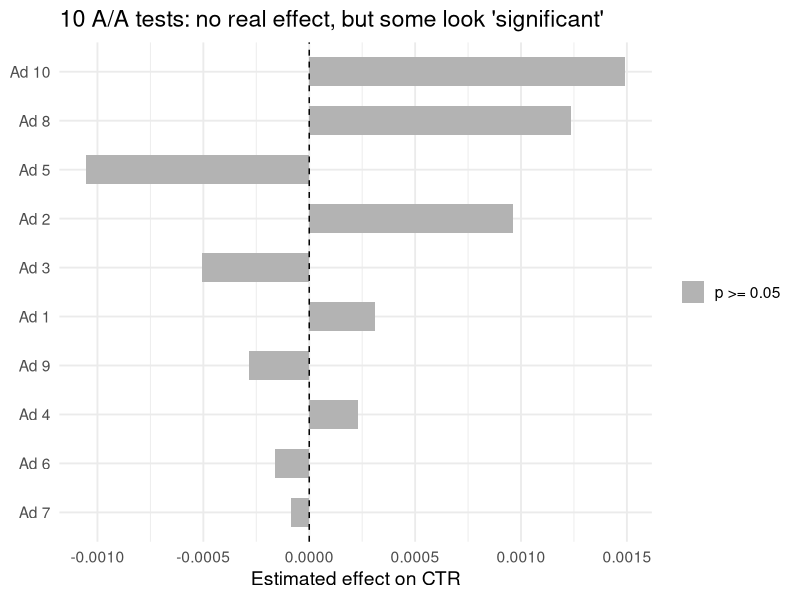
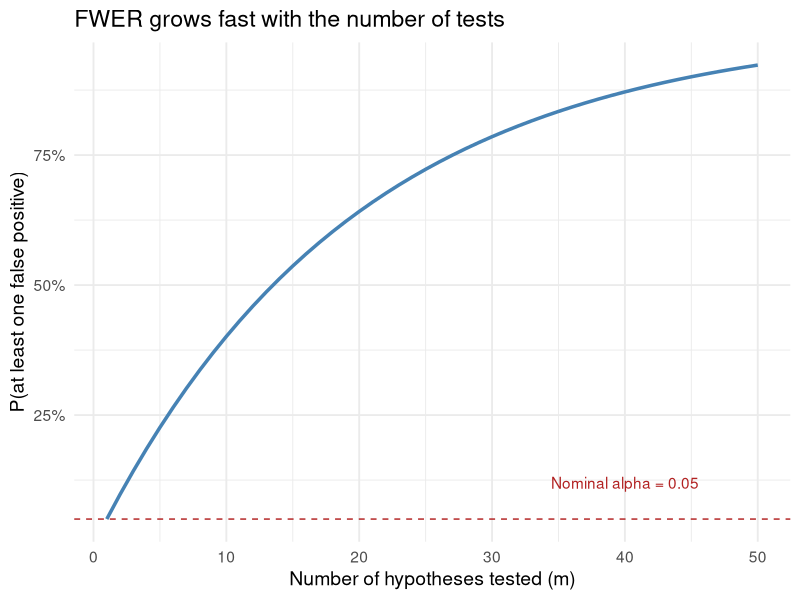
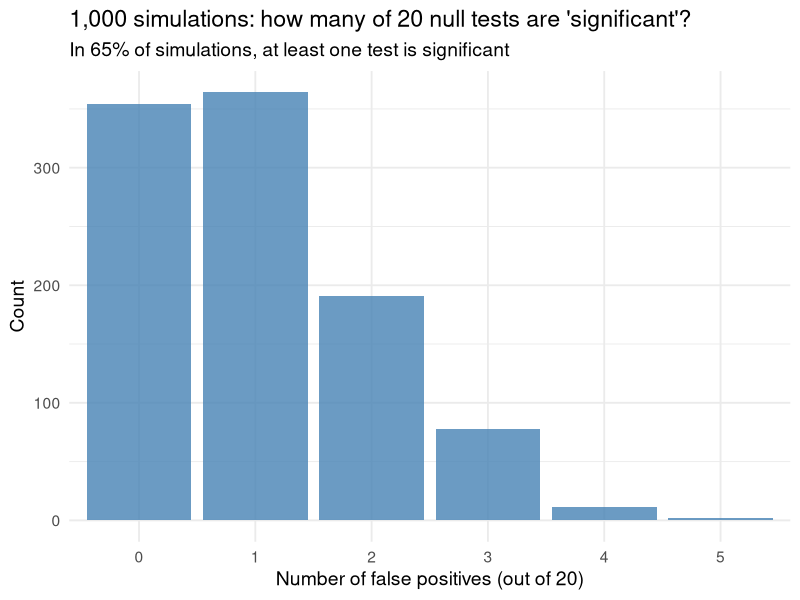
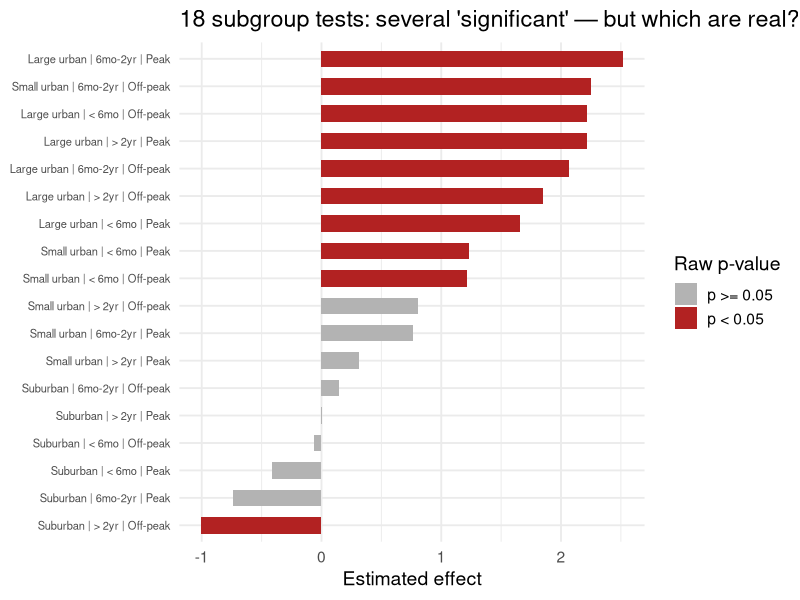
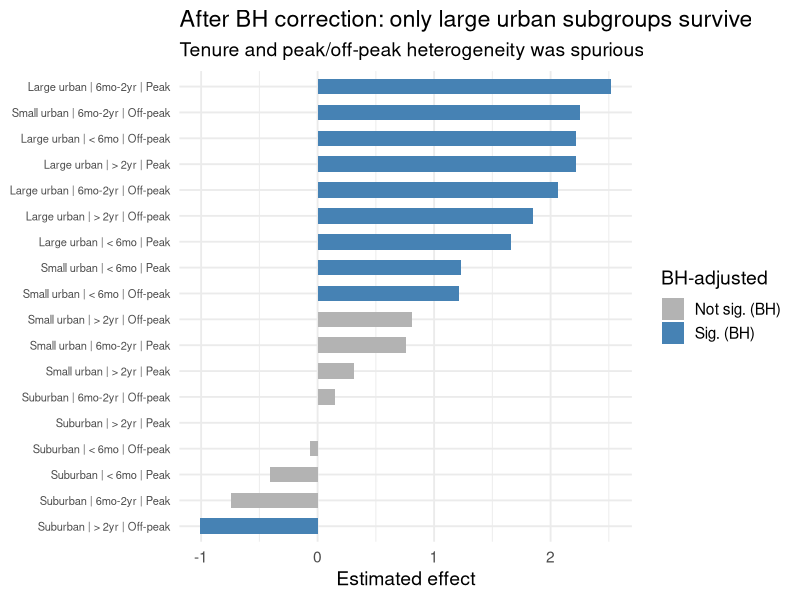
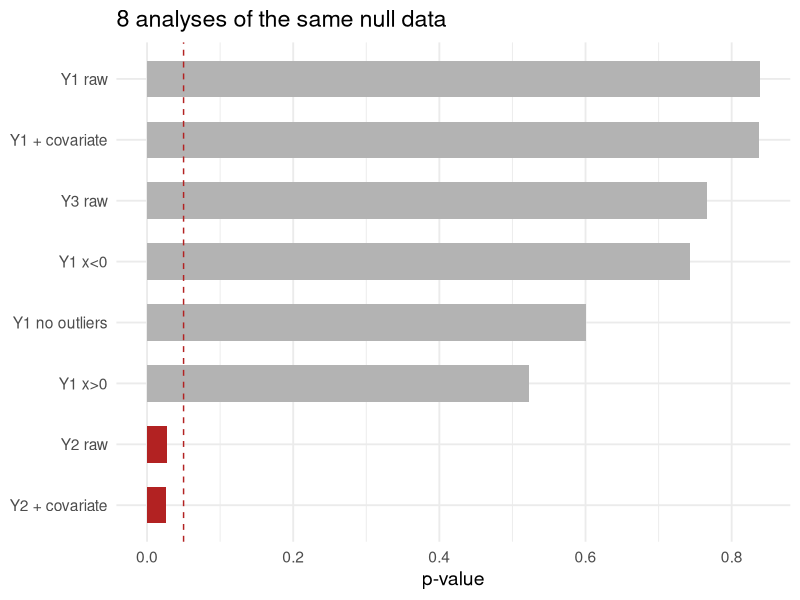
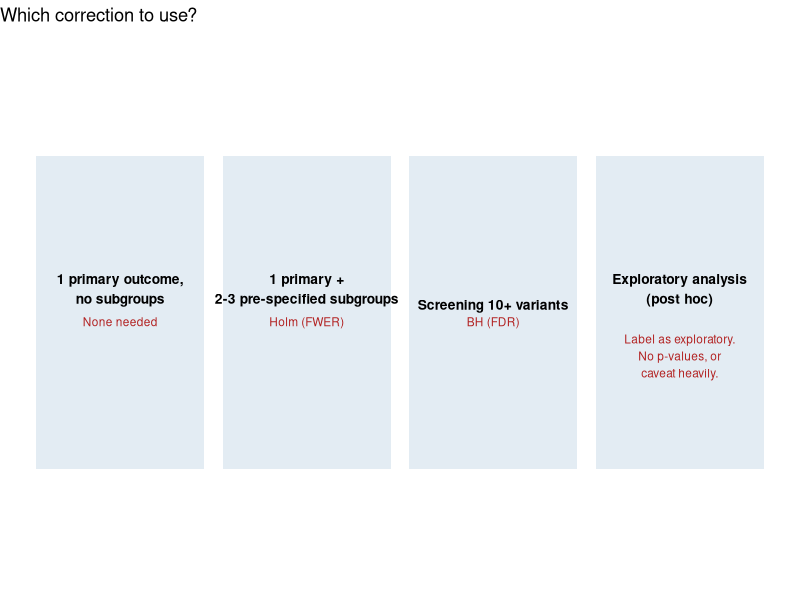

The R script that drew these images, in order:
## ---- chunk 1
knitr::opts_chunk$set(
  echo = TRUE, fig.align = "center",
  fig.width = 10, fig.height = 4.2, dpi = 150,
  message = FALSE, warning = FALSE
)
library(tidyverse)
theme_set(theme_minimal(base_size = 14))
set.seed(42)
## ---- chunk 2
n_per_arm <- 5000
n_creatives <- 10

sim_ads <- map_dfr(1:n_creatives, function(k) {
  control <- rnorm(n_per_arm, mean = 0.02, sd = 0.05)
  treatment <- rnorm(n_per_arm, mean = 0.02, sd = 0.05)  # same DGP!
  test <- t.test(treatment, control)
  tibble(creative = paste0("Ad ", k),
         estimate = test$estimate[1] - test$estimate[2],
         p_value = test$p.value,
         significant = test$p.value < 0.05)
})

ggplot(sim_ads, aes(reorder(creative, -p_value), estimate,
                     fill = significant)) +
  geom_col(width = 0.6) +
  geom_hline(yintercept = 0, linetype = "dashed") +
  scale_fill_manual(values = c("grey70", "firebrick"),
                    labels = c("p >= 0.05", "p < 0.05")) +
  coord_flip() +
  labs(title = "10 A/A tests: no real effect, but some look 'significant'",
       x = NULL, y = "Estimated effect on CTR", fill = NULL)
## ---- chunk 3
tibble(m = 1:50,
       fwer = 1 - (1 - 0.05)^m) |>
  ggplot(aes(m, fwer)) +
  geom_line(linewidth = 1.2, color = "steelblue") +
  geom_hline(yintercept = 0.05, linetype = "dashed", color = "firebrick") +
  annotate("text", x = 40, y = 0.12, label = "Nominal alpha = 0.05",
           color = "firebrick") +
  scale_y_continuous(labels = scales::percent) +
  labs(title = "FWER grows fast with the number of tests",
       x = "Number of hypotheses tested (m)", y = "P(at least one false positive)")
## ---- chunk 4
sim_aa <- function(iter) {
  p_vals <- map_dbl(1:20, function(k) {
    t.test(rnorm(500), rnorm(500))$p.value
  })
  sum(p_vals < 0.05)
}

aa_results <- tibble(
  n_sig = map_dbl(1:1000, sim_aa)
)

ggplot(aa_results, aes(factor(n_sig))) +
  geom_bar(fill = "steelblue", alpha = 0.8) +
  labs(title = "1,000 simulations: how many of 20 null tests are 'significant'?",
       subtitle = paste0("In ", round(mean(aa_results$n_sig >= 1) * 100),
                         "% of simulations, at least one test is significant"),
       x = "Number of false positives (out of 20)", y = "Count")
## ---- chunk 5
p_values <- c(0.001, 0.013, 0.044, 0.22, 0.89)
p.adjust(p_values, method = "bonferroni")
## ---- chunk 6
p_values <- c(0.001, 0.013, 0.044, 0.22, 0.89)
tibble(
  original = p_values,
  bonferroni = p.adjust(p_values, method = "bonferroni"),
  holm = p.adjust(p_values, method = "holm")
) |> knitr::kable(digits = 4)
## ---- chunk 7
p_values <- c(0.001, 0.013, 0.044, 0.22, 0.89)
tibble(
  original = p_values,
  holm = p.adjust(p_values, method = "holm"),
  BH = p.adjust(p_values, method = "BH")
) |> knitr::kable(digits = 4)
## ---- chunk 8
set.seed(123)
n_per_arm <- 10000
# 10 creatives: 2 have real effects (0.003 and 0.002), rest are null
true_effects <- c(0.003, 0.002, rep(0, 8))

ad_results <- map_dfr(1:10, function(k) {
  control <- rnorm(n_per_arm, mean = 0.02, sd = 0.05)
  treatment <- rnorm(n_per_arm, mean = 0.02 + true_effects[k], sd = 0.05)
  test <- t.test(treatment, control)
  tibble(creative = paste0("Ad ", k),
         true_effect = true_effects[k],
         estimate = test$estimate[1] - test$estimate[2],
         p_value = test$p.value)
})

ad_results <- ad_results |>
  mutate(raw_sig = p_value < 0.05,
         bh_p = p.adjust(p_value, method = "BH"),
         bh_sig = bh_p < 0.05,
         holm_p = p.adjust(p_value, method = "holm"),
         holm_sig = holm_p < 0.05)

ad_results |>
  select(creative, true_effect, estimate, p_value, bh_p, holm_p) |>
  mutate(across(where(is.numeric), ~ round(.x, 4))) |>
  knitr::kable(col.names = c("Creative", "True effect", "Estimate",
                              "Raw p", "BH adj. p", "Holm adj. p"))
## ---- chunk 9
set.seed(42)
n <- 2000
dat <- tibble(
  city_type = rep(c("Urban", "Suburban"), each = n/2),
  treated = rep(c(0, 1), times = n/2),
  y = case_when(
    city_type == "Urban" ~ 10 + 3 * treated + rnorm(n),
    city_type == "Suburban" ~ 10 + 1 * treated + rnorm(n)
  )
)

dat |>
  group_by(city_type) |>
  summarise(
    effect = mean(y[treated == 1]) - mean(y[treated == 0]),
    p_value = t.test(y[treated == 1], y[treated == 0])$p.value
  ) |>
  knitr::kable(digits = 4, col.names = c("City type", "Effect", "p-value"))
## ---- chunk 10
mod <- lm(y ~ treated * city_type, data = dat)
coef(summary(mod))[4, ] |>
  round(4)
## ---- chunk 11
set.seed(99)
n <- 6000
ride <- tibble(
  city = sample(c("Large urban", "Small urban", "Suburban"), n, replace = TRUE),
  tenure = sample(c("< 6mo", "6mo-2yr", "> 2yr"), n, replace = TRUE),
  peak = sample(c("Peak", "Off-peak"), n, replace = TRUE),
  treated = sample(c(0, 1), n, replace = TRUE),
  # True effect: 2 for large urban, 1 for small, 0 for suburban
  # No real heterogeneity by tenure or peak
  true_eff = case_when(city == "Large urban" ~ 2,
                       city == "Small urban" ~ 1,
                       TRUE ~ 0),
  y = 10 + true_eff * treated + rnorm(n, sd = 4)
)

# 3 x 3 x 2 = 18 subgroups
subgroup_results <- ride |>
  group_by(city, tenure, peak) |>
  summarise(
    n = n(),
    effect = mean(y[treated == 1]) - mean(y[treated == 0]),
    p_value = t.test(y[treated == 1], y[treated == 0])$p.value,
    .groups = "drop"
  ) |>
  mutate(sig_raw = p_value < 0.05,
         p_bh = p.adjust(p_value, method = "BH"),
         sig_bh = p_bh < 0.05)

ggplot(subgroup_results, aes(reorder(paste(city, tenure, peak, sep = " | "),
                                      effect),
                              effect, fill = sig_raw)) +
  geom_col(width = 0.6) +
  coord_flip() +
  scale_fill_manual(values = c("grey70", "firebrick"),
                    labels = c("p >= 0.05", "p < 0.05")) +
  labs(title = "18 subgroup tests: several 'significant' — but which are real?",
       x = NULL, y = "Estimated effect", fill = "Raw p-value") +
  theme(axis.text.y = element_text(size = 8))
## ---- chunk 12
ggplot(subgroup_results, aes(reorder(paste(city, tenure, peak, sep = " | "),
                                      effect),
                              effect, fill = sig_bh)) +
  geom_col(width = 0.6) +
  coord_flip() +
  scale_fill_manual(values = c("grey70", "steelblue"),
                    labels = c("Not sig. (BH)", "Sig. (BH)")) +
  labs(title = "After BH correction: only large urban subgroups survive",
       subtitle = "Tenure and peak/off-peak heterogeneity was spurious",
       x = NULL, y = "Estimated effect", fill = "BH-adjusted") +
  theme(axis.text.y = element_text(size = 8))
## ---- chunk 13
set.seed(42)
# Simulate a null experiment with many forking paths
n <- 500
fork_dat <- tibble(
  treated = sample(c(0, 1), n, replace = TRUE),
  y1 = rnorm(n),
  y2 = rnorm(n),
  y3 = rnorm(n),
  x1 = rnorm(n),
  outlier = abs(y1) > 2.5
)

# Many ways to analyze the same data
fork_p <- c(
  t.test(y1 ~ treated, data = fork_dat)$p.value,
  t.test(y2 ~ treated, data = fork_dat)$p.value,
  t.test(y3 ~ treated, data = fork_dat)$p.value,
  summary(lm(y1 ~ treated + x1, data = fork_dat))$coef[2,4],
  summary(lm(y2 ~ treated + x1, data = fork_dat))$coef[2,4],
  t.test(y1 ~ treated, data = fork_dat |> filter(!outlier))$p.value,
  t.test(y1 ~ treated, data = fork_dat |> filter(x1 > 0))$p.value,
  t.test(y1 ~ treated, data = fork_dat |> filter(x1 < 0))$p.value
)

tibble(
  analysis = c("Y1 raw", "Y2 raw", "Y3 raw",
               "Y1 + covariate", "Y2 + covariate",
               "Y1 no outliers", "Y1 x>0", "Y1 x<0"),
  p_value = fork_p
) |>
  ggplot(aes(reorder(analysis, p_value), p_value,
             fill = p_value < 0.05)) +
  geom_col(width = 0.6) +
  geom_hline(yintercept = 0.05, linetype = "dashed",
             color = "firebrick") +
  coord_flip() +
  scale_fill_manual(values = c("grey70", "firebrick"),
                    guide = "none") +
  labs(title = "8 analyses of the same null data",
       x = NULL, y = "p-value")
## ---- chunk 14
tibble(
  scenario = c("1 primary outcome,\nno subgroups",
                "1 primary +\n2-3 pre-specified subgroups",
                "Screening 10+ variants",
                "Exploratory analysis\n(post hoc)"),
  correction = c("None needed", "Holm (FWER)", "BH (FDR)", "Label as exploratory.\nNo p-values, or\ncaveat heavily."),
  x = 1:4,
  y = 1
) |>
  ggplot(aes(x, y)) +
  geom_tile(width = 0.9, height = 0.6, fill = "steelblue", alpha = 0.15) +
  geom_text(aes(label = scenario), vjust = -0.3, size = 3.5, fontface = "bold") +
  geom_text(aes(label = correction), vjust = 1.5, size = 3, color = "firebrick") +
  theme_void() +
  labs(title = "Which correction to use?") +
  ylim(0.5, 1.5)
